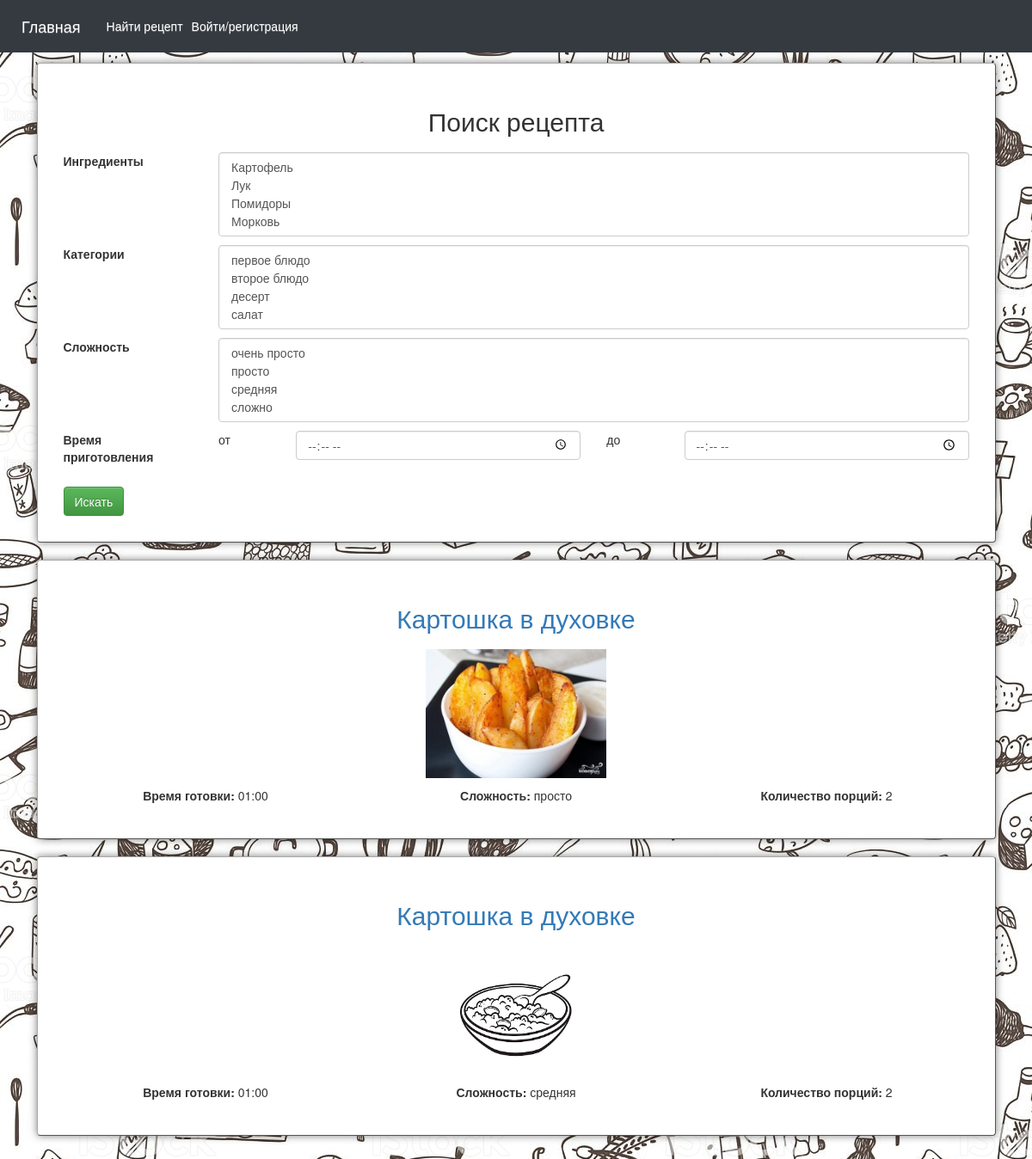
The app's page /recipes/search_for_recipes, older data.
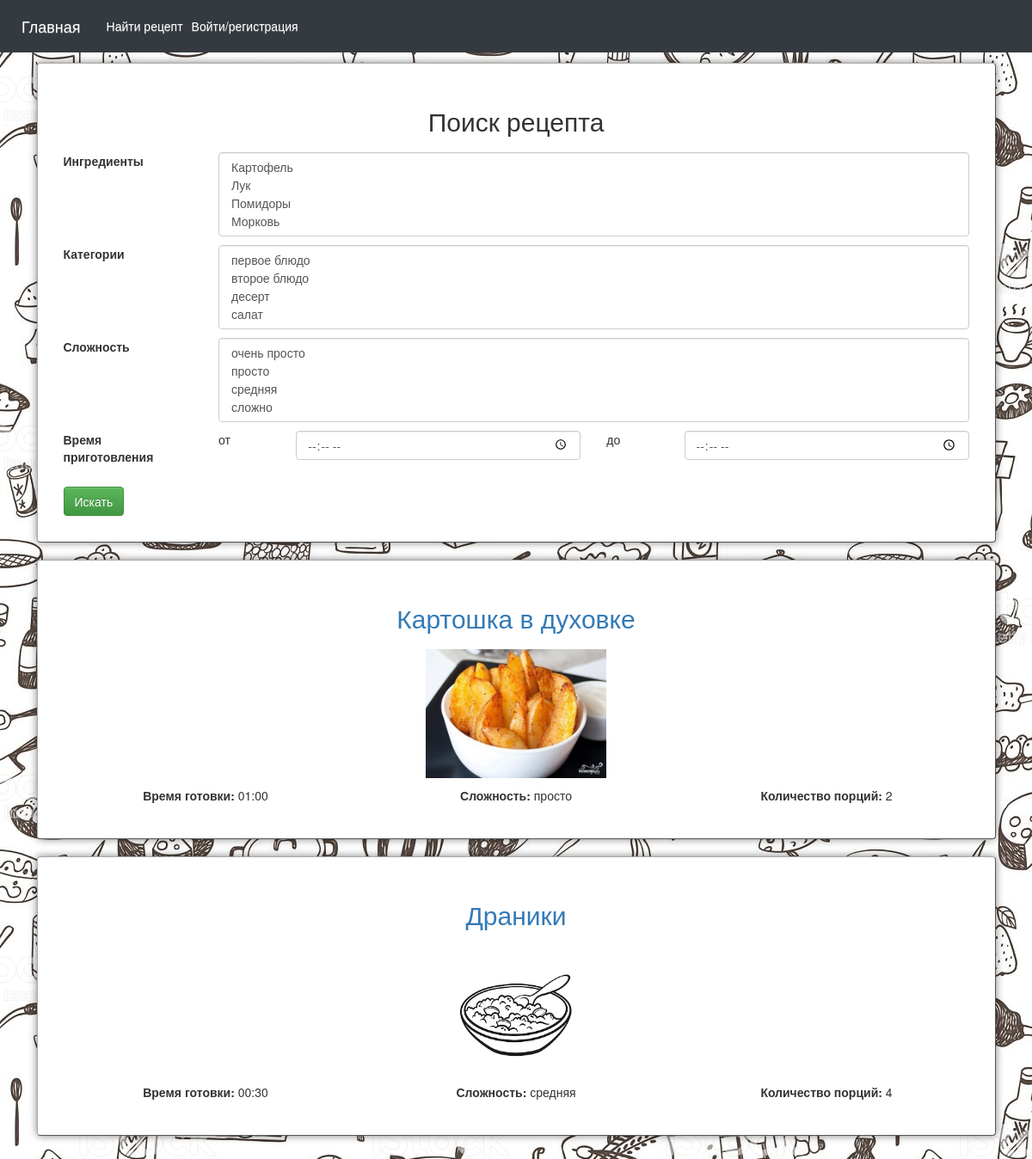
The same page, newer data.
### db_models.py (models this page shows)
class BaseModel(Model):
    class Meta:
        database = db

class Files(BaseModel):
    file_name = TextField()
    users = ForeignKeyField(Users, backref='user', null=True)
    recipes = ForeignKeyField(Recipes, backref='recipe', null=True)
    type_file = CharField()
    size_file = FloatField(null=True)
    creat_datetime = DateTimeField(default=dt.now)

class Recipes(BaseModel):
    name = TextField()
    create_datetime = DateTimeField(default=dt.now)
    users = ForeignKeyField(Users, backref='user')
    cooking_time = TimeField()
    complexity = ForeignKeyField(Directory, backref='complexity')
    description = TextField()
    number_of_servings = IntegerField()

### routes.py (the view)
    def response_wrap(*args, **kwargs):
        res = foo(*args, **kwargs)
        return res if res else render_template_my('errors/page_404.html')

### py_files/recipes.py (called while the page is built)
    def show_search_page(self):
        data = {
            'ingredients': Ingredients.select(),
            'complexity': Tools.get_complexity(),
            'category': Tools.get_category(),
            'recipes': self.get_recipes_list()
        }
        return render_template_my('recipes/search_for_recipes.html', data=data)

### py_files/render_template.py (called while the page is built)
def render_template_my(template, **kwargs):
    kwargs['user_id'] = session.get('user_id', None)
    return render_template(template, **kwargs)

### py_files/tools.py (called while the page is built)
    @staticmethod
    def get_complexity():
        return Directory.select().join(NameDirectory) \
                        .where((NameDirectory.tech_name == 'complexity') | (Directory.is_published is True)).dicts()

    @staticmethod
    def get_category():
        return Directory.select().join(NameDirectory) \
                        .where((NameDirectory.tech_name == 'category') | (Directory.is_published is True)).dicts()

### routes.py (called while the page is built)
def check_response(foo):
    def response_wrap(*args, **kwargs):
        res = foo(*args, **kwargs)
        return res if res else render_template_my('errors/page_404.html')
    return response_wrap

def get_param(commands, index):
    try:
        return commands[index]
    except:
        return None

@blueprint.route('/<path:command>', methods=['GET', 'POST', 'PUT', 'DELETE'])
@check_response
def routes(command):
    try:
        command = command.split("/")
        route = get_param(command, 0)
        param1 = get_param(command, 1)
        param2 = get_param(command, 2)
        if route == 'recipes':
            return Recipes_().view(param1)
        if route == 'user':
            return User().view(param1)
        else:
            return render_template_my('errors/page_404.html')
    except Exception as ex:
        print(ex)

### app/templates/recipes/search_for_recipes.html (shortened to what this page needs)
{% extends "base.html" %}
{% block body %}
    <div class="panel panel-frames">
        <div class="panel-margin">
            <div class="row">
                <div class="col-xs-12 col-md-12 col-lg-12" style="text-align: center; margin-bottom: 10px;">
                    <h2>Поиск рецепта</h2>
                </div>
            </div>
            <form id="searchRecipesForm">
                <div class="row" style="margin-bottom: 10px;">
                    <label for="ingredients" class="col-xs-12 col-md-2 col-lg-2">Ингредиенты</label>
                    <div class="col-xs-12 col-md-10 col-lg-10">
                        <select id="ingredients" class="selectpicker-ingredients form-control" data-live-search="true" multiple>
                            {% for ingredient in data.ingredients %}
                                <option value="{{ ingredient.id }}">{{ ingredient.name }}</option>
                            {% endfor %}
                        </select>
                    </div>
                </div>
                <div class="row" style="margin-bottom: 10px;">
                    <label for="categories" class="col-xs-12 col-md-2 col-lg-2">Категории</label>
                    <div class="col-xs-12 col-md-10 col-lg-10">
                        <select id="categories" class="selectpicker-categories form-control" data-live-search="true" multiple>
                            {% for category in data.category %}
                                <option value="{{ category.id }}">{{ category.ru_name }}</option>
                            {% endfor %}
                        </select>
                    </div>
                </div>
                <div class="row" style="margin-bottom: 10px;">
                    <label for="complexity" class="col-xs-12 col-md-2 col-lg-2">Сложность</label>
                    <div class="col-xs-12 col-md-10 col-lg-10">
                        <select id="complexity" class="selectpicker-complexity form-control" data-live-search="true" multiple>
                            {% for complexity in data.complexity %}
                                <option value="{{ complexity.id }}">{{ complexity.ru_name }}</option>
                            {% endfor %}
                        </select>
                    </div>
                </div>
                <div class="row" style="margin-bottom: 10px;">
                    <label for="complexity" class="col-xs-12 col-md-2 col-lg-2">Время приготовления</label>
                    <div class="col-xs-12 col-md-1 col-lg-1">
                        от
                    </div>
                    <div class="col-xs-12 col-md-4 col-lg-4">
                        <input type="time" class="form-control" name="from_time">
                    </div>
                    <div class="col-xs-12 col-md-1 col-lg-1">
                        до
                    </div>
                    <div class="col-xs-12 col-md-4 col-lg-4">
                        <input type="time" class="form-control" name="to_time">
                    </div>
                </div>
                <div class="row">
                    <div class="col-xs-12 col-md-12 col-lg-12" style="margin-top: 10px;">
                        <button class="btn btn-success" type="button" id="searchRecipesBtn" onClick="searchRecipes()">
                            Искать
                        </button>
                    </div>
                </div>
            </form>
        </div>
    </div>
    <div id="recipesList">
    {% include 'recipes/recipes_list_for_search.html' %}
    </div>
{% endblock %}

### app/templates/base.html (shortened to what this page needs)
<!DOCTYPE html>
<html lang="ru">
<head>
    <link rel="stylesheet" href="https://stackpath.bootstrapcdn.com/bootstrap/4.4.1/css/bootstrap.min.css"
>
    <link rel="stylesheet" href="https://maxcdn.bootstrapcdn.com/bootstrap/3.3.7/css/bootstrap.min.css"
>
    <link rel="stylesheet" href="https://maxcdn.bootstrapcdn.com/bootstrap/3.3.7/css/bootstrap-theme.min.css"
>
    <link rel="stylesheet"
          href="https://cdn.jsdelivr.net/npm/bootstrap-select@1.13.9/dist/css/bootstrap-select.min.css">
    <link rel="stylesheet" href="https://jqueryvalidation.org/files/demo/site-demos.css">
    <link rel="stylesheet" href="{{ url_for('static', filename='build/font-awesome/css/font-awesome.min.css') }}"/>
    <link rel="stylesheet" href="{{ url_for('static', filename='css/main.css') }}">
</head>
<body background="{{ url_for('static', filename='images/base.jpg') }}">
<nav class="navbar navbar-fixed-top navbar-expand-lg navbar-dark bg-dark">
    <a class="navbar-brand" href="../">Главная</a>
    <div class="collapse navbar-collapse" id="navbarSupportedContent">
        <ul class="navbar-nav mr-auto">
            <li class="nav-item active">
                <a class="nav-link" href="/recipes/search_for_recipes">Найти рецепт</a>
            </li>
            {% if not user_id %}
                <li class="nav-item active">
                    <a class="nav-link" href="/user/login">Войти/регистрация</a>
                </li>
            {% endif %}
        </ul>
    </div>
</nav>
<div class="container" style="padding: 1.25rem 1.25rem; margin-top: 60px;">
    {% block body %}{% endblock %}
</div>
</body>
</html>

### app/templates/recipes/recipes_list_for_search.html
{% for recipe in data.recipes %}
    <div class="panel panel-frames">
        <div class="panel-margin">
            <div class="row">
                <div class="col-xs-12 col-md-12 col-lg-12" style="text-align: center; margin-bottom: 10px;">
                    <h2><a target="_blank" href="../recipes/show_recipe?id={{ recipe.id }}">{{ recipe.name }}</a>
                    </h2>
                </div>
                <div class="col-xs-12 col-md-12 col-lg-12" style="text-align: center; margin-bottom: 10px;">
                    {% if not recipe.file_name %}
                        <img src="{{ url_for('static', filename='images/eda.jpg') }}" alt="фото" width="150"
                             height="150" class="img-max-width">
                    {% else %}
                        <img src="{{ url_for('static', filename='images/recipe_img/{}/{}.{}'.format(recipe.user, recipe.file_name, recipe.type_file) ) }}"
                             alt="фото" height="150" class="img-max-width">
                    {% endif %}
                </div>
                <div class="col-xs-12 col-md-4 col-lg-4" style="text-align: center; margin-bottom: 10px;">
                    <b>Время готовки:</b> {{ recipe.cooking_time.strftime('%H:%M') }}
                </div>
                <div class="col-xs-12 col-md-4 col-lg-4" style="text-align: center; margin-bottom: 10px;">
                    <b>Сложность:</b> {{ recipe.complexity }}
                </div>
                <div class="col-xs-12 col-md-4 col-lg-4" style="text-align: center; margin-bottom: 10px;">
                    <b>Количество порций:</b> {{ recipe.number_of_servings }}
                </div>
            </div>
        </div>
    </div>
{% endfor %}

### app/static/css/main.css (style rules this page uses)
.panel-margin { margin: 30px; }
.panel-frames { border-color: darkgrey; border-style: outset; box-shadow: 0 0 10px rgba(0,0,0,0.5); }
.img-max-width { max-width: 100%; }

Row changes from the older to the newer data that the page shows:
changed Recipes: name "Картошка в духовке" → "Драники"; cooking_time "01:00" → "00:30"; number_of_servings "2" → "4"
